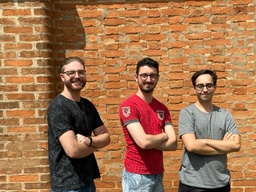
#> input picture 3 - Relacionamento entre pixels/muro_nois_tres.jpeg, 256 x 192 px, shrunk from 1024 x 768 before the run
$ python 'conexao 8.py'
#> lines starting #> are read from the running program, lines starting #| are printed output that depends on the picture
import cv2
import numpy as np

# lê uma imagem
img = cv2.imread('muro_nois_tres.jpeg')
#> img is the input picture: shape (192, 256, 3); mean B, G, R 79.1, 115, 162.2

# define uma matriz de cor zero (preto) de mesmo tamanho da imagem original
mascara = np.zeros(img.shape[:2], dtype = "uint8")
diferenca = np.zeros(img.shape[:2], dtype = "uint8")
complemento = np.zeros(img.shape[:2], dtype = "uint8")

# converte em nível de cinza
hsv = cv2.cvtColor(img, cv2.COLOR_BGR2HSV)
#> hsv: shape (192, 256, 3); mean H, S, V 29, 132.4, 163.1

# converto em cada canal rgb
# b = img[:,:,0]
# g = img[:,:,1]
# r = img[:,:,2]

# converto em cada canal hsv
h = hsv[:,:,0]
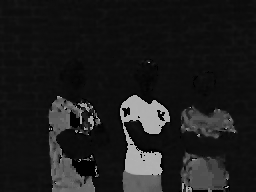
#> h: shape (192, 256); min 0, max 179, mean 29
s = hsv[:,:,1]
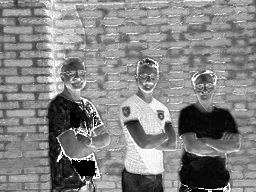
#> s: shape (192, 256); min 0, max 255, mean 132.4
v = hsv[:,:,2]
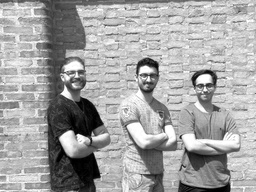
#> v: shape (192, 256); min 0, max 255, mean 163.1

# Diferenca RGB
# diferenca = b - r

# Diferenca HSV
diferenca = h - v
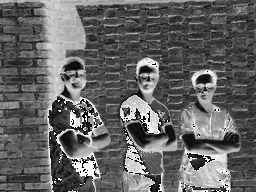
#> diferenca: shape (192, 256); min 0, max 255, mean 100.2

v = []

# Range de cor mais clara e mais escura, foi analisado no paint
for i in range(0,255,1):
    v.append(i)


for x in range(1, diferenca.shape[0]-1,1):
    for y in range(1,diferenca.shape[1]-1,1):
        if (diferenca[x,y] in v):
            if ((diferenca[x-1,y-1] in v) or
                (diferenca[x-1,y] in v) or
                (diferenca[x-1,y+1] in v) or
                (diferenca[x,y-1] in v) or
                (diferenca[x,y+1] in v) or
                (diferenca[x+1,y-1] in v) or
                (diferenca[x+1,y] in v)or
                (diferenca[x+1,y+1] in v)):
                mascara[x,y] = 255
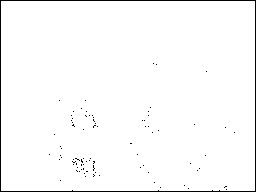
#> mascara: shape (192, 256); 97.9% white; black in thin lines or dots

complemento = 255 - (s + 110)
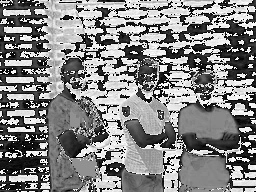
#> complemento: shape (192, 256); min 0, max 255, mean 132.8

v = []
for i in range(20,115,1):
    v.append(i)


for x in range(1, complemento.shape[0]-1,1):
    for y in range(1,complemento.shape[1]-1,1):
        if (complemento[x,y] in v):
            if ((complemento[x-1,y-1] in v) or
                (complemento[x-1,y] in v) or
                (complemento[x-1,y+1] in v) or
                (complemento[x,y-1] in v) or
                (complemento[x,y+1] in v) or
                (complemento[x+1,y-1] in v) or
                (complemento[x+1,y] in v)or
                (complemento[x+1,y+1] in v)):
                mascara[x,y] = 255
#> mascara: shape (192, 256); 97.9% white; black in thin lines or dots

# mostra a máscara
cv2.imshow("Máscara definida",mascara)

# aplica a máscara a imagem
# faz uma operação and da imagem com a imagem de acordo a máscara
img_com_mascara = cv2.bitwise_and(img, img, mask = mascara)

# mostra a imagem após aplicar a máscar
cv2.imshow("Máscara aplicada à imagem", img_com_mascara)

cv2.waitKey(0)
